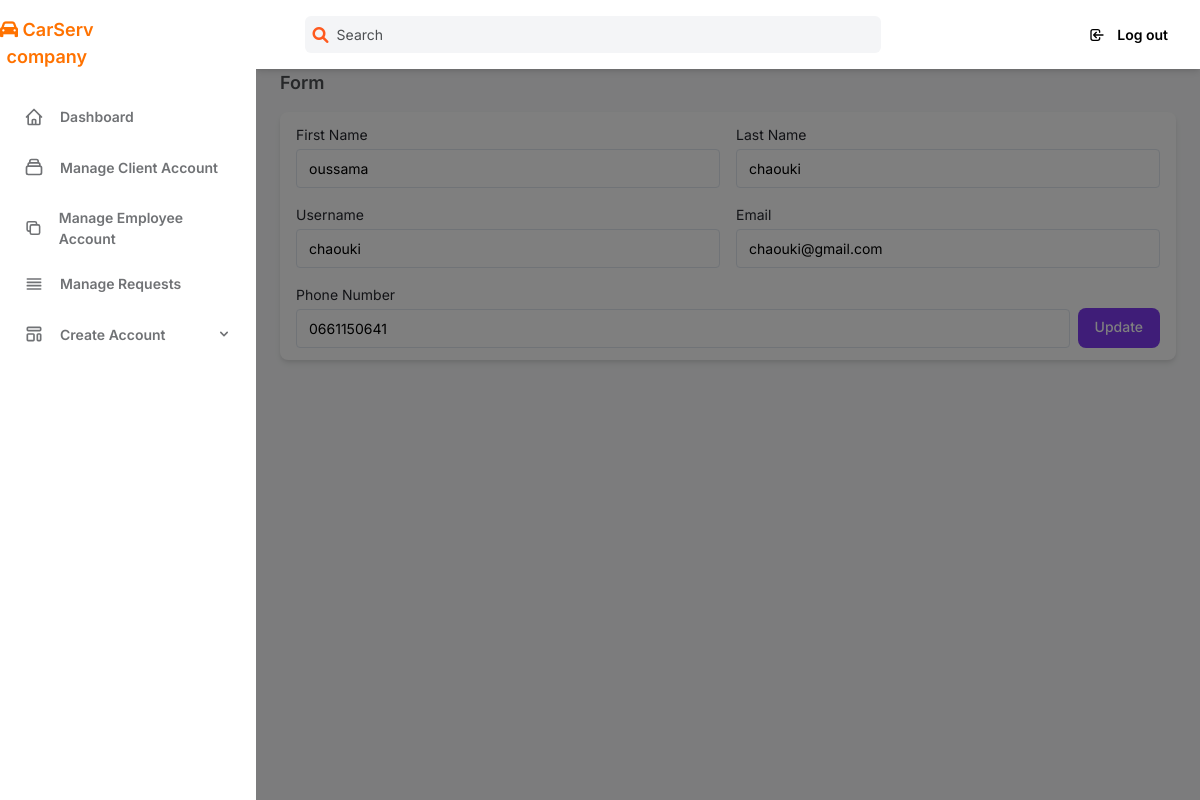
Screenshot of /editemploye/77 with the database file from the repository.
### pfm/models.py (models this page shows, shortened)
class Employe(models.Model):
    user = models.OneToOneField(User, on_delete=models.CASCADE)
    telphone = models.CharField(max_length=10)
    date_naissance=models.DateField(null=True, blank=True)
    dateembauche=models.DateField(null=True, blank=True)
    adress=models.CharField(max_length=255)
    role=models.CharField(max_length=25)
    gender=models.CharField(max_length=10,null=True, blank=True)
    is_user_authenticated = models.CharField(max_length=10,null=True, blank=True)
    last_activity = models.DateTimeField(blank=True, null=True)
    creation_date = models.DateTimeField(auto_now_add=True,null=True, blank=True)

### pfm/views.py (the view)
# urls.py: path('editemploye/<int:id>', views.editEmploye),
def editEmploye(request, id):
    employe = get_object_or_404(Employe,user__id=id)
    return render(request,'pfm/test/modifieemploye.html', {'employes':employe})

### templates/pfm/test/modifieemploye.html (shortened to what this page needs)
{% extends 'pfm/test/main.html' %}
{% block content %}
<h4
              class="mb-4 text-lg font-semibold text-gray-600 dark:text-gray-300"
            >
              Form
            </h4>
            <form method="POST" action="{% url 'employe_update' employes.user.id %}">
            <div class="px-4 py-3 mb-8 bg-white rounded-lg shadow-md dark:bg-gray-800">
              <div class="flex">
                <div class="flex-1 mr-2 my-2">
                  <label class="block text-sm">
                    <span class="text-gray-700 dark:text-gray-400">First Name</span>
                    <input
                      class="block w-full mt-1 text-sm dark:border-gray-600 dark:bg-gray-700 focus:border-purple-400 focus:outline-none focus:shadow-outline-purple dark:text-gray-300 dark:focus:shadow-outline-gray form-input"
                      placeholder="First Name" name="first_name" value="{{employes.user.first_name}}"
                    />
                  </label>
                </div>
                <div class="flex-1 ml-2 my-2">
                  <label class="block text-sm">
                    <span class="text-gray-700 dark:text-gray-400">Last Name</span>
                    <input
                      class="block w-full mt-1 text-sm dark:border-gray-600 dark:bg-gray-700 focus:border-purple-400 focus:outline-none focus:shadow-outline-purple dark:text-gray-300 dark:focus:shadow-outline-gray form-input"
                      placeholder="Last Name" name="last_name"  value="{{employes.user.last_name}}"
                    />
                  </label>
                </div>
              </div>
              <div class="flex mt-4">
                <div class="flex-1 mr-2 my-4">
                  <label class="block text-sm">
                    <span class="text-gray-700 dark:text-gray-400">Username</span>
                    <input
                      class="block w-full mt-1 text-sm dark:border-gray-600 dark:bg-gray-700 focus:border-purple-400 focus:outline-none focus:shadow-outline-purple dark:text-gray-300 dark:focus:shadow-outline-gray form-input"
                      placeholder="Username" name="username" value="{{employes.user.username}}"
                    />
                  </label>
                </div>
                <div class="flex-1 ml-2 my-4">
                  <label class="block text-sm">
                    <span class="text-gray-700 dark:text-gray-400">Email</span>
                    <input
                      class="block w-full mt-1 text-sm dark:border-gray-600 dark:bg-gray-700 focus:border-purple-400 focus:outline-none focus:shadow-outline-purple dark:text-gray-300 dark:focus:shadow-outline-gray form-input"
                      placeholder="Example@gmail.com" name="email" value="{{employes.user.email}}"
                    />
                  </label>
                </div>
              </div>
              <div class="flex mt-4">
                <div class="flex-1 mr-2 my-4">
                  <label class="block text-sm">
                    <span class="text-gray-700 dark:text-gray-400">Phone Number</span>
                    <input
                      class="block w-full mt-1 text-sm dark:border-gray-600 dark:bg-gray-700 focus:border-purple-400 focus:outline-none focus:shadow-outline-purple dark:text-gray-300 dark:focus:shadow-outline-gray form-input"
                      placeholder="Enter your phone number" name="telphone" value="{{employes.telphone}}"
                    />
                  </label>
                </div>
              <div class="flex justify-end">
                <button
                  class="px-4 py-2 text-sm font-medium leading-5 text-white transition-colors duration-150 bg-purple-600 border border-transparent rounded-lg active:bg-purple-600 hover:bg-purple-700 focus:outline-none focus:shadow-outline-purple flex mt-6"
                >
                  Update
                </button>
              </div>
            </form>
            </div>
            </div>
          </div>
  </body>
</html>
{% endblock %}

### rows the page displays
Employe: first_name "oussama", last_name "chaouki", username "chaouki", email "chaouki@gmail.com", telphone "0661150641"
